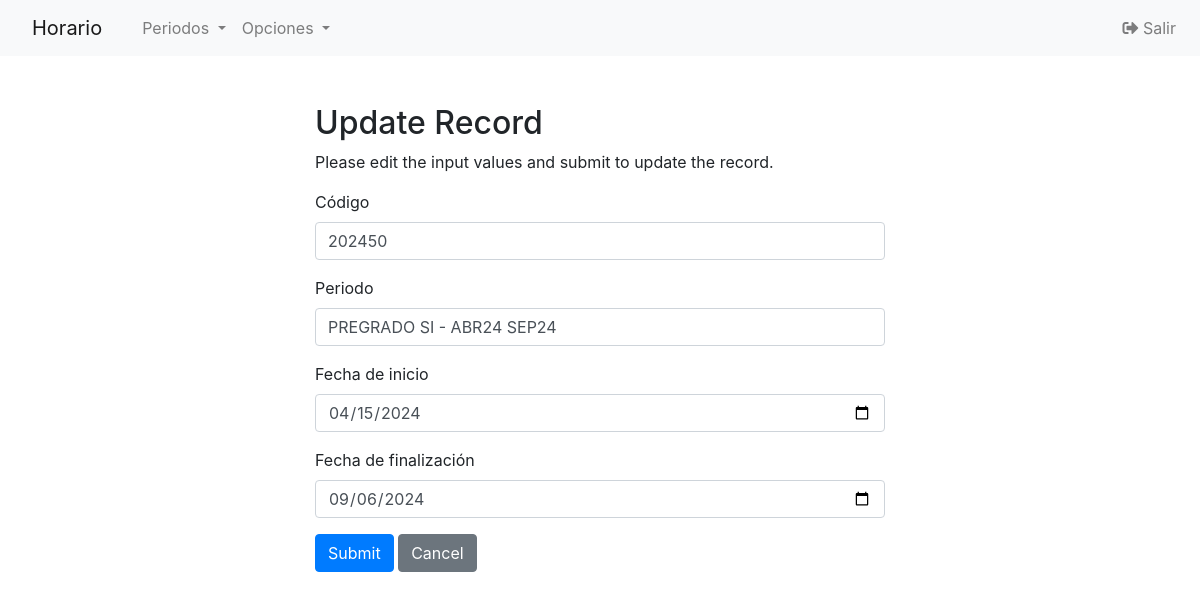
The page /Codigo/php/periodos-update.php?ID_periodo=2 (signed in) on the database its author committed.
### tables this page shows
CREATE TABLE `periodos` (
  `ID_periodo` int(11) NOT NULL,
  `codigo` varchar(6) DEFAULT NULL,
  `nombre` varchar(45) DEFAULT NULL,
  `fecha_inicio` date DEFAULT NULL,
  `fecha_fin` date DEFAULT NULL,
  `estado` int(11) NOT NULL DEFAULT '0'
);

### Codigo/php/periodos-update.php (the view, shortened to what this page needs)
<?php
require_once "config.php";
$codigo = $nombre = $fecha_inicio = $fecha_fin = "";
$codigo_err = $nombre_err = $fecha_inicio_err = $fecha_fin_err = "";
if ($_SERVER["REQUEST_METHOD"] == "POST") {
    if (empty(trim($_POST["codigo"]))) {
        $codigo_err = "Por favor ingresa el código.";
    } elseif (!ctype_digit(trim($_POST["codigo"]))) {
        $codigo_err = "El código solo puede contener números.";
    } else {
        $codigo = trim($_POST["codigo"]);
    }
    if (empty(trim($_POST["nombre"]))) {
        $nombre_err = "Por favor ingresa el nombre del periodo.";
    } else {
        $nombre = trim($_POST["nombre"]);
    }
    if (empty(trim($_POST["fecha_inicio"]))) {
        $fecha_inicio_err = "Por favor ingresa la fecha de inicio.";
    } else {
        $fecha_inicio = trim($_POST["fecha_inicio"]);
    }
    if (empty(trim($_POST["fecha_fin"]))) {
        $fecha_fin_err = "Por favor ingresa la fecha de finalización.";
    } else {
        $fecha_fin = trim($_POST["fecha_fin"]);
    }
    if (empty($codigo_err) && empty($nombre_err) && empty($fecha_inicio_err) && empty($fecha_fin_err)) {
        $dsn = "mysql:host=$db_server;dbname=$db_name;charset=utf8mb4";
        $options = [
            PDO::ATTR_EMULATE_PREPARES   => false,
            PDO::ATTR_ERRMODE            => PDO::ERRMODE_EXCEPTION,
            PDO::ATTR_DEFAULT_FETCH_MODE => PDO::FETCH_ASSOC,
        ];
        try {
            $pdo = new PDO($dsn, $db_user, $db_password, $options);
        } catch (Exception $e) {
            error_log($e->getMessage());
            exit('Something weird happened');
        }
        $ID_periodo = trim($_POST["ID_periodo"]);
        $stmt = $pdo->prepare("UPDATE periodos SET codigo=?, nombre=?, fecha_inicio=?, fecha_fin=? WHERE ID_periodo=?");
        if ($stmt->execute([$codigo, $nombre, $fecha_inicio, $fecha_fin, $ID_periodo])) {
            header("location: periodos-read.php?ID_periodo=$ID_periodo");
            exit();
        } else {
            echo "Something went wrong. Please try again later.";
            header("location: error.php");
            exit();
        }
    }
} else {
    if (isset($_GET["ID_periodo"]) && !empty($_GET["ID_periodo"])) {
        $ID_periodo =  trim($_GET["ID_periodo"]);
        $sql = "SELECT * FROM periodos WHERE ID_periodo = ?";
        if ($stmt = mysqli_prepare($link, $sql)) {
            $param_id = $ID_periodo;
            if (is_int($param_id)) $__vartype = "i";
            elseif (is_string($param_id)) $__vartype = "s";
            elseif (is_numeric($param_id)) $__vartype = "d";
            else $__vartype = "b";
            mysqli_stmt_bind_param($stmt, $__vartype, $param_id);
            if (mysqli_stmt_execute($stmt)) {
                $result = mysqli_stmt_get_result($stmt);
                if (mysqli_num_rows($result) == 1) {
                    $row = mysqli_fetch_array($result, MYSQLI_ASSOC);
                    $codigo = htmlspecialchars($row["codigo"]);
                    $nombre = htmlspecialchars($row["nombre"]);
                    $fecha_inicio = htmlspecialchars($row["fecha_inicio"]);
                    $fecha_fin = htmlspecialchars($row["fecha_fin"]);
                } else {
                    header("location: error.php");
                    exit();
                }
            } else {
                echo "Oops! Something went wrong. Please try again later.<br>".$stmt->error;
            }
        }
    }  else {
        header("location: error.php");
        exit();
    }
}
?>
<!DOCTYPE html>
<html lang="en">
<head>
    <link rel="stylesheet" href="https://stackpath.bootstrapcdn.com/bootstrap/4.5.0/css/bootstrap.min.css">
</head>
<?php require_once('navbar.php'); ?>
<body>
    <section class="pt-5">
        <div class="container-fluid">
            <div class="row">
                <div class="col-md-6 mx-auto">
                    <div class="page-header">
                        <h2>Update Record</h2>
                    </div>
                    <p>Please edit the input values and submit to update the record.</p>
                    <form action="<?php echo htmlspecialchars($_SERVER["PHP_SELF"]); ?>" method="post">
                        <div class="form-group">
                            <label>Código</label>
                            <input type="text" name="codigo" maxlength="6" class="form-control <?php echo (!empty($codigo_err)) ? 'is-invalid' : ''; ?>" value="<?php echo $codigo; ?>">
                        </div>
                        <div class="form-group">
                            <label>Periodo</label>
                            <input type="text" name="nombre" maxlength="45" class="form-control <?php echo (!empty($nombre_err)) ? 'is-invalid' : ''; ?>" value="<?php echo $nombre; ?>">
                        </div>
                        <div class="form-group">
                            <label>Fecha de inicio</label>
                            <input type="date" name="fecha_inicio" class="form-control <?php echo (!empty($fecha_inicio_err)) ? 'is-invalid' : ''; ?>" value="<?php echo $fecha_inicio; ?>">
                        </div>
                        <div class="form-group">
                            <label>Fecha de finalización</label>
                            <input type="date" name="fecha_fin" class="form-control <?php echo (!empty($fecha_fin_err)) ? 'is-invalid' : ''; ?>" value="<?php echo $fecha_fin; ?>">
                        </div>
                        <input type="submit" class="btn btn-primary" value="Submit">
                        <a href="periodos-index.php" class="btn btn-secondary">Cancel</a>
                    </form>
                </div>
            </div>
        </div>
    </section>
</body>
</html>

### rows shown on the page
periodos: codigo "202450", nombre "PREGRADO SI - ABR24 SEP24", fecha_inicio "04/15/2024", fecha_fin "09/06/2024"
